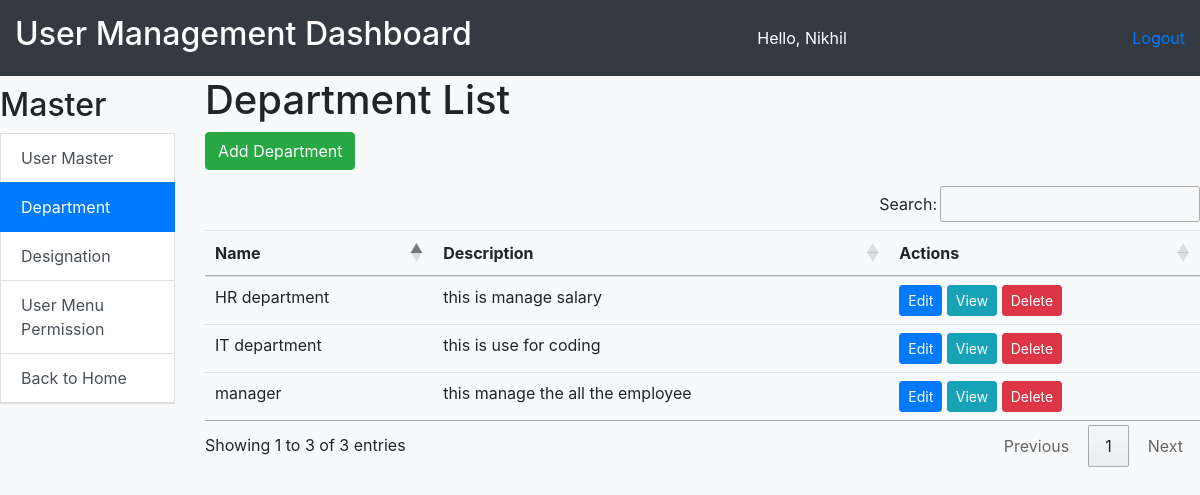
Page /emp_home/department/ (signed in) on the committed database.
### employee/models.py (models this page shows, shortened)
class Department(models.Model):
    STATUS_CHOICES = [
        (1, 'Active'),
        (0, 'Inactive'),
    ]
    name = models.TextField()
    description = models.TextField()
    status = models.IntegerField(choices=STATUS_CHOICES, default=1)
    date_added = models.DateTimeField(default=timezone.now)
    date_updated = models.DateTimeField(auto_now=True)

### employee/views.py (the view)
# urls.py: path('department/', department, name='department'),
def department(request):
    is_staff_user = request.user.is_staff
    if is_staff_user:
        departments = Department.objects.all()
        return render(request, 'department.html', {'departments': departments})
    else:
        employee_detail = get_object_or_404(EmployeeDetail, user=request.user)
        department = employee_detail.empdept
        return render(request, 'view_department.html', {'department': department})

### employee/templates/department.html (shortened to what this page needs)
{% extends 'user_management.html' %}
{% block content %}
  <h1>Department List</h1>
  <a href="{% url 'add_department' %}" class="btn btn-success mb-3">Add Department</a>
  <table class="table" id='example'>
    <thead>
      <tr>
        <th scope="col">Name</th>
        <th scope="col">Description</th>
        <th scope="col">Actions</th>
      </tr>
    </thead>
    <tbody>
      {% for department in departments %}
        <tr>
          <td>{{ department.name }}</td>
          <td>{{ department.description }}</td>
          <td>
            <a href="{% url 'edit_department' department.id %}" class="btn btn-primary btn-sm">Edit</a>
            <a href="{% url 'view_department' department.id %}" class="btn btn-info btn-sm">View</a>
            <button type="button" class="btn btn-danger btn-sm" data-toggle="modal" data-target="#deleteDepartment{{ department.id }}">
              Delete
            </button>
          </td>
        </tr>
      {% endfor %}
    </tbody>
  </table>
{% endblock %}

### employee/templates/user_management.html (shortened to what this page needs)
<!DOCTYPE html>
<html lang="en">
<head>
    <link rel="stylesheet" href="https://cdn.jsdelivr.net/npm/bootstrap@4.6.2/dist/css/bootstrap.min.css">
    <link rel="stylesheet" type="text/css" href="https://cdn.datatables.net/1.13.7/css/jquery.dataTables.min.css">
    <link rel="stylesheet" type="text/css" href="https://cdn.datatables.net/buttons/2.4.2/css/buttons.dataTables.min.css">
</head>
<body>
<div class="">
    <div class="row">
        <div class="col-md-12">
            <div class="dashboard-header">
                <h2>User Management Dashboard</h2>
                <span>Hello, {{ user.first_name }}</span>
                <div>
                <a href="{% url 'logout' %}">Logout</a>
                </div>
            </div>
        </div>
    </div>
    <div class="row">
        <div class="col-sm-2 p-0">
            <div class="master-section">
                <h2>Master</h2>
                <a href="{% url 'user_master' %}" class="list-group-item list-group-item-action {% if request.resolver_match.url_name == 'user_master' %}active{% endif %}">User Master</a>
                <a href="{% url 'department' %}" class="list-group-item list-group-item-action {% if request.resolver_match.url_name == 'department' %}active{% endif %}">Department</a>
                <a href="{% url 'designation' %}" class="list-group-item list-group-item-action {% if request.resolver_match.url_name == 'designation' %}active{% endif %}">Designation</a>
                {% if user.is_staff %}
                <a href="{% url 'user_menu_permission' %}" class="list-group-item list-group-item-action {% if request.resolver_match.url_name == 'user_menu_permission' %}active{% endif %}">User Menu Permission</a>
                {% endif %}
                <a href="{% url 'emp_home' %}" class="list-group-item list-group-item-action {% if request.resolver_match.url_name == 'index' %}active{% endif %}">Back to Home</a>
            </div>
        </div>
        <div class="col-sm-10 main-content">
            {% block content %}{% endblock %}
        </div>
    </div>
</div>
</body>
</html>

### employee/templates/user_management.html (style rules this page uses)
body { background-color: #f8f9fa; margin: 0; }
.dashboard-header { background-color: #343a40; color: #ffffff; padding: 15px; text-align: right; display: flex; justify-content: space-between; align-items: center; width: 100%; margin: 0; }
.master-section { margin: 10px 15px; border-bottom: 1px solid #ddd; }

### rows in the picture
Department: name "IT department", description "this is use for coding"
Department: name "HR department", description "this is manage salary"
Department: name "manager", description "this manage the all the employee"

### other values in the picture
{{ user.first_name }} "Nikhil"
